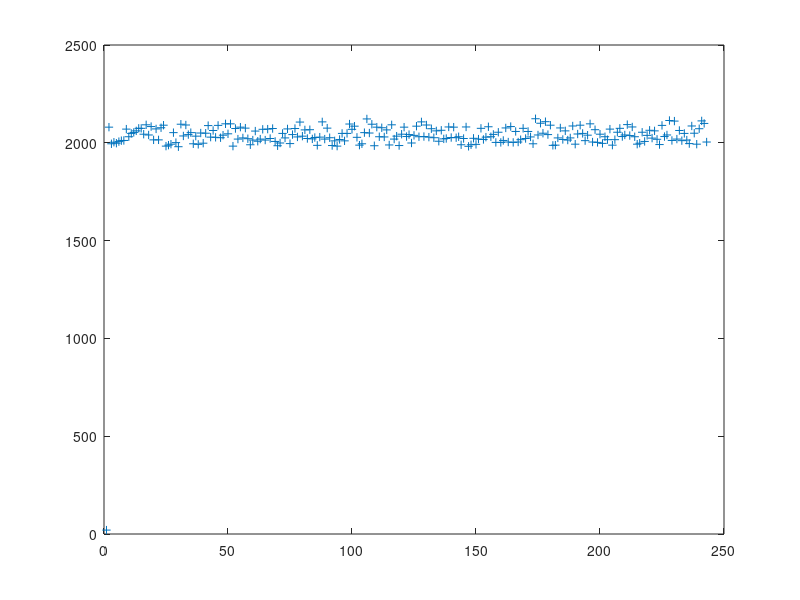

Recreate this plot in MATLAB.
y = [20, 2080, 1995, 2003, 1998, 2006, 2011, 2012, 2070, 2031, 2048, 2053, 2061, 2074, 2074, 2044, 2092, 2040, 2083, 2015, 2071, 2015, 2077, 2090, 1983, 1988, 1993, 2052, 2001, 1980, 2095, 2035, 2091, 2042, 2052, 1995, 2034, 1992, 2050, 1998, 2049, 2088, 2029, 2063, 2028, 2089, 2026, 2039, 2097, 2046, 2097, 1983, 2073, 2019, 2080, 2025, 2075, 2021, 1990, 2014, 2060, 2008, 2019, 2069, 2014, 2070, 2022, 2073, 2007, 1985, 1999, 2048, 2025, 2071, 1996, 2042, 2073, 2030, 2106, 2034, 2066, 2022, 2067, 2020, 2027, 1987, 2029, 2107, 2019, 2075, 2026, 1986, 2010, 1983, 2017, 2048, 2010, 2048, 2096, 2069, 2085, 2028, 1988, 1995, 2052, 2122, 2050, 2095, 1985, 2080, 2031, 2077, 2030, 2066, 1989, 2092, 2019, 2034, 1986, 2044, 2080, 2032, 2042, 1999, 2038, 2085, 2031, 2107, 2032, 2091, 2029, 2072, 2026, 2061, 2008, 2064, 2020, 2022, 2081, 2027, 2080, 2026, 2031, 1990, 2022, 2081, 1982, 1990, 2023, 1992, 2019, 2074, 2017, 2029, 2082, 2031, 2043, 2002, 2054, 2002, 2012, 2076, 2004, 2083, 2002, 2058, 2004, 2016, 2074, 2022, 2058, 2030, 1995, 2123, 2040, 2100, 2049, 2108, 2042, 2090, 1987, 1988, 2025, 2076, 2017, 2061, 2014, 2025, 2086, 1993, 2045, 2090, 2048, 2011, 2039, 2097, 2004, 2067, 2002, 2044, 1997, 2031, 2016, 2070, 1988, 2016, 2054, 2074, 2032, 2040, 2093, 2037, 2081, 2031, 1993, 1998, 2054, 2007, 2038, 2064, 2024, 2061, 2018, 1991, 2089, 2032, 2040, 2114, 2012, 2111, 2019, 2063, 2011, 2048, 2014, 1996, 2086, 2049, 1993, 2072, 2112, 2099, 2004]
x=[1:length(y)]
plot(x,y,"+")